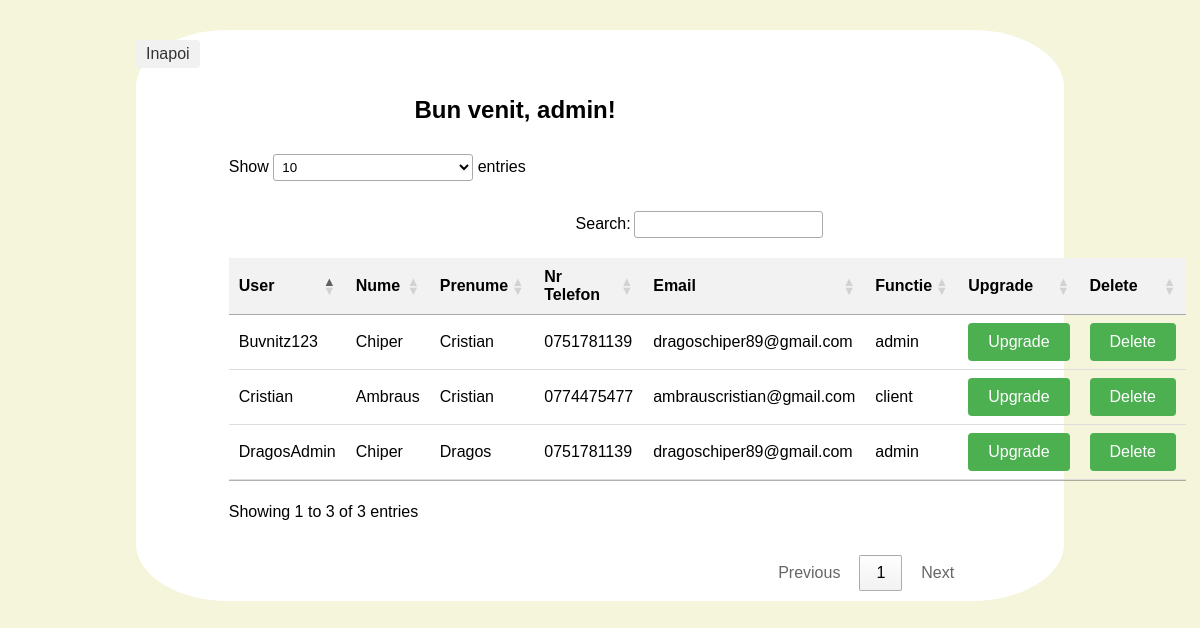
Screenshot of /AdminPages/upgradeUser.php (signed in) with the database file from the repository.
### tables this page shows
CREATE TABLE `user` (
  `username` varchar(50) NOT NULL,
  `nume` varchar(50) NOT NULL,
  `prenume` varchar(50) NOT NULL,
  `parola` varchar(50) NOT NULL,
  `nr_telefon` varchar(50) NOT NULL,
  `email` varchar(50) NOT NULL,
  `functie` varchar(50) NOT NULL
);

### BazaDeDateCinema.php (called while the page is built, shortened)
<?php
function getUsers()
{
    $con = mysqli_connect('localhost', 'root', '', 'gestionarecinema', 3307);
    $sql = "SELECT * FROM user";
    $result = mysqli_query($con, $sql);
    if ($result) {
        while ($row = mysqli_fetch_assoc($result)) {
            $lista[] = $row;
        }
    }
    return $lista;
}

### AdminPages/upgradeUser.php (the view, shortened to what this page needs)
<?php
include("../BazaDeDateCinema.php");
$useri = getUSers();
?>
<!DOCTYPE html>
<html lang="en">
<head>
    <link rel="stylesheet" href="https://cdn.datatables.net/1.11.3/css/jquery.dataTables.min.css">
    <link rel="stylesheet" href="style.css">
</head>
<body>
    <div>
        <a href="admin-page.php">Inapoi</a>
        <h2>Bun venit, <?php echo $_SESSION['user'] ?>!</h2>
        <table id="filmeTable">
            <thead>
                <tr>
                    <th>User</th>
                    <th>Nume</th>
                    <th>Prenume</th>
                    <th>Nr Telefon</th>
                    <th>Email</th>
                    <th>Functie</th>
                    <th>Upgrade</th>
                    <th>Delete</th>
                </tr>
            </thead>
            <tbody>
                <?php
                foreach ($useri as $user) {
                    if ($user['functie'] != '' && $user['username'] != $_SESSION['user']) {
                        echo "<tr>
                            <td>" . $user['username'] . "</td>
                            <td>" . $user['nume'] . "</td>
                            <td>" . $user['prenume'] . "</td>
                            <td>" . $user['nr_telefon'] . "</td>
                            <td>" . $user['email'] . "</td>
                            <td>" . $user['functie'] . "</td>
                            <td><form method='post' action='upgradeUser2.php'>
                            <input type='hidden' name='username' value='" . $user['username'] . "'>
                            <input type='submit' name='upgrade' value='Upgrade'>
                            </form></td>
                            <td><form method='post' action='upgradeUser2.php'>
                            <input type='hidden' name='username' value='" . $user['username'] . "'>
                            <input type='submit' name='delete' value='Delete'>
                            </form></td>
                        </tr>";
                    }
                }
                ?>
            </tbody>
        </table>
    </div>
</body>
</html>

### AdminPages/style.css (style rules this page uses)
body { font-family: Arial, sans-serif; margin: 0; padding: 20px; }
a { text-decoration: none; color: #333; }
body { margin: 0; background-color: beige; }
div { width: 80%; margin: 10px auto; background-color: #fff; border-radius: 10%; }
table { border-collapse: collapse; width: 80%; margin: auto auto; }
th, td { padding: 8px; text-align: left; border-bottom: 1px solid #ddd; }
th { background-color: #f2f2f2; }
form { display: inline; }
h2 { margin-left: 30%; margin-top: 3%; }
form { margin-top: 10px; }
a { text-decoration: none; color: #333; margin-top: 10px; display: inline-block; background-color: #f1f1f1; padding: 5px 10px; border-radius: 4px; }
input[type="submit"] { background-color: #4CAF50; color: white; border: none; padding: 10px 20px; text-align: center; text-decoration: none; display: inline-block; font-size: 16px; border-radius: 4px; cursor: pointer; }

### rows the page displays
user: username "Buvnitz123", nume "Chiper", prenume "Cristian", nr_telefon "0751781139", email "dragoschiper89@gmail.com", functie "admin"
user: username "Cristian", nume "Ambraus", prenume "Cristian", nr_telefon "0774475477", email "ambrauscristian@gmail.com", functie "client"
user: username "DragosAdmin", nume "Chiper", prenume "Dragos", nr_telefon "0751781139", email "dragoschiper89@gmail.com", functie "admin"

### other values shown
$_SESSION['user'] "admin"
